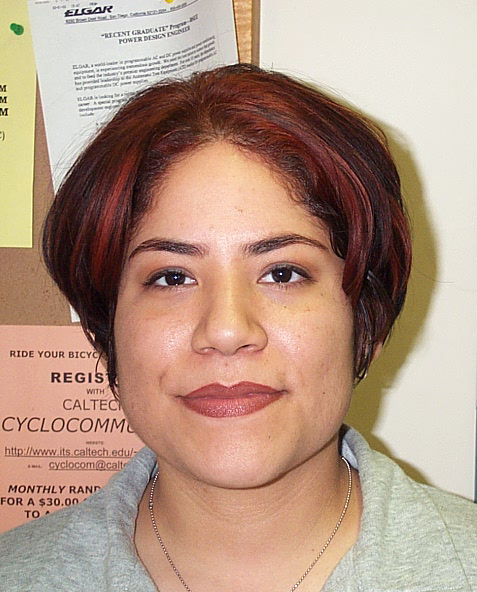
%> input picture Images/DB0/db0_1.jpg, 477 x 592 px
$ octave --eval "result = illumination_based_method(imread('../Images/DB0/db0_1.jpg'));"   (GNU Octave 9; MATLAB toolbox functions it lacks are replaced by stand-ins)
%> lines starting %> are read from the running program, lines starting %| are printed output that depends on the picture; in (x1, y1, x2, y2) boxes, pixels count from 0 and x2, y2 are one past the last pixel; in counts of white or black regions, pixels touching at a corner belong together; the program's own positions count from 1
function [eye_map] = illumination_based_method(input_img)
    image = rgb2ycbcr(input_img);
%> image: size 592x477x3 uint8; mean of channels 1, 2, 3 151.7, 115.8, 142.1

    Y_channel = image(:, :, 1);
    Cb_channel = image(:, :, 2);
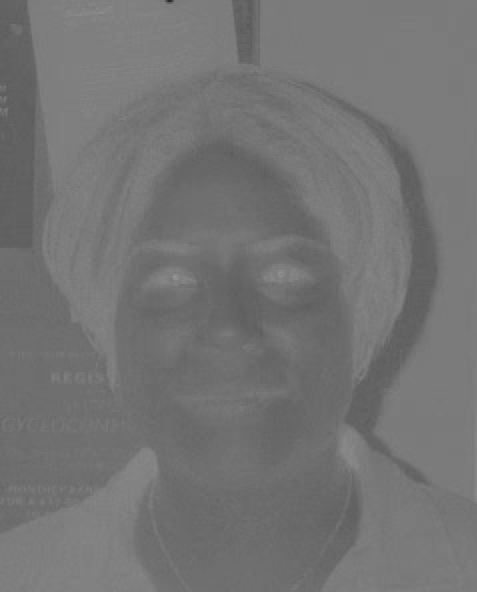
%> Cb_channel: size 592x477 uint8; min 42, max 154, mean 115.8
    Cr_channel = image(:, :, 3);
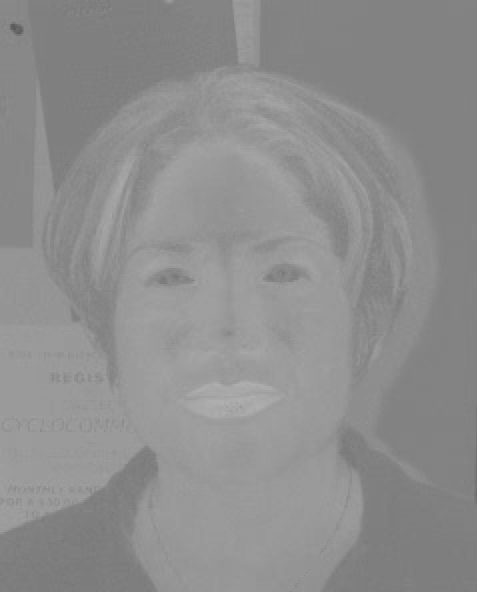
%> Cr_channel: size 592x477 uint8; min 90, max 176, mean 142.1

    % Assuming you have the Cb and Cr channels as Cb_channel and Cr_channel
    % Normalize the channels to the range [0, 1]
    Cb_normalized = double(Cb_channel) / 255;
    Cr_normalized = double(Cr_channel) / 255;

    % Replace zero values in the Cr_normalized to avoid division by zero
    Cr_normalized(Cr_normalized == 0) = eps; % 'eps' is the smallest positive value in MATLAB

    % Calculate the EyeMapC with normalized channels
    EyeMapC = (1/3) * (Cb_normalized.^2 + Cr_normalized.^2 + (Cb_normalized ./ Cr_normalized));

    % Since we are working with normalized values, there is no need to clip the values at this stage

    % Normalize for display purposes
    EyeMapC = mat2gray(EyeMapC); % Normalize the result to the range [0, 1] for display

    % Define the structuring element 'g'.
    % You will need to choose an appropriate size based on the expected size of the eyes.
    g = strel('disk', 6);  % '5' is just an example size.

    % Perform morphological dilation on the Y channel
    Y_dilated = imdilate(Y_channel, g);
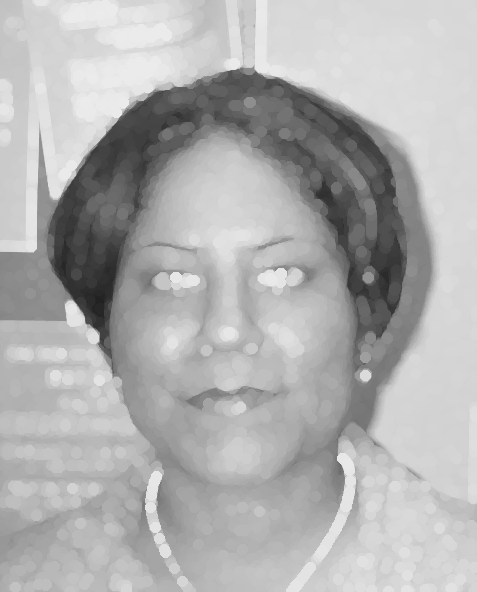
%> Y_dilated: size 592x477 uint8; min 33, max 235, mean 176

    % Perform morphological erosion on the Y channel
    Y_eroded = imerode(Y_channel, g);
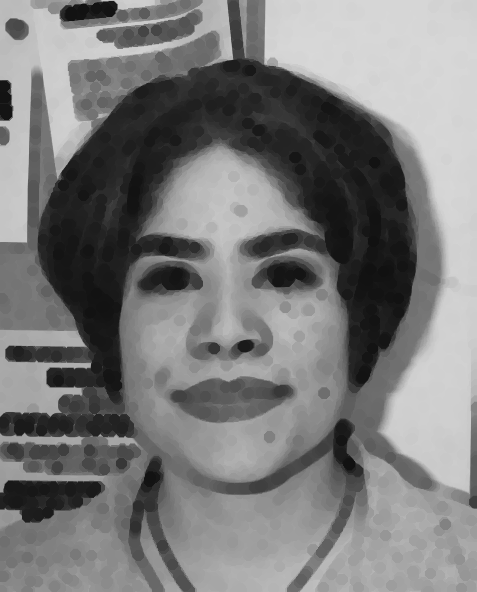
%> Y_eroded: size 592x477 uint8; min 17, max 216, mean 122.3

    % Calculate the EyeMapL according to the provided equation
    EyeMapL = Y_dilated ./ (Y_eroded + 1);

    % Normalize for display purposes
    EyeMapL = mat2gray(EyeMapL);  % Normalize the result to the range [0, 1] for display
%> EyeMapL: size 592x477 double

    % Step 1: Dilate EyeMapC (if necessary, otherwise skip to Step 2)
    % Assuming dilation is needed for EyeMapC as well
    EyeMapC_dilated = imdilate(EyeMapC, g);
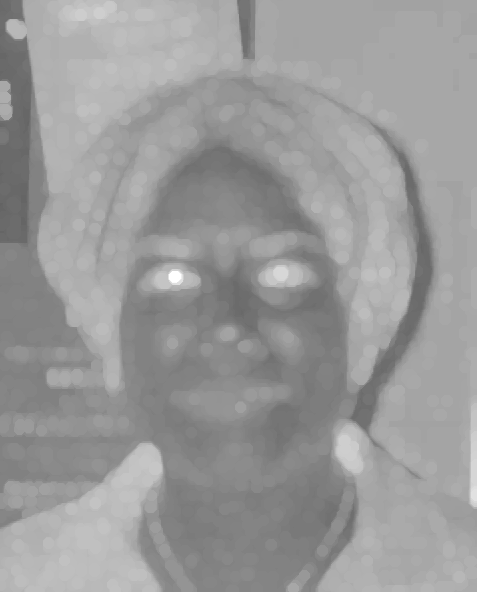
%> EyeMapC_dilated: size 592x477 double; min 0.392, max 1, mean 0.605

    % Step 2: Masking - threshold EyeMapC to create a mask
    % Otsu's method is used here to find a threshold for the binary mask
    EyeMapC_threshold = graythresh(EyeMapC_dilated);
%> EyeMapC_threshold = 0.592
    EyeMapC_binaryMask = imbinarize(EyeMapC_dilated, EyeMapC_threshold);
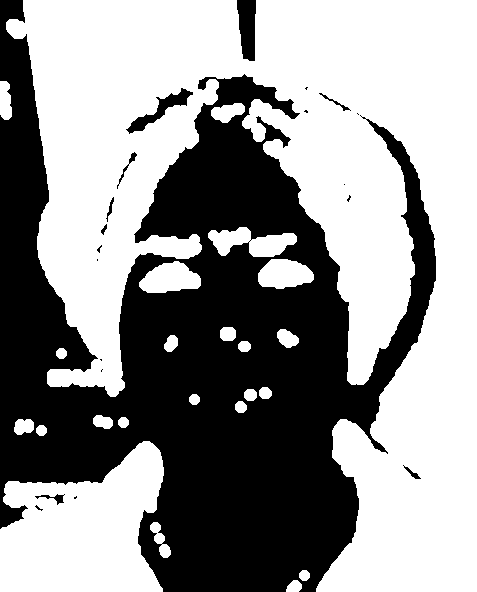
%> EyeMapC_binaryMask: size 592x477 logical; 57.6% white; 20 black regions (11 under 20 px), largest, box (x1, y1, x2, y2) and area: (0, 0, 436, 592) 117499, (237, 0, 256, 61) 923, (126, 88, 193, 134) 747

    % Step 3: Combine EyeMapL and EyeMapC by element-wise multiplication
    EyeMap_combined = EyeMapL .* EyeMapC_binaryMask;
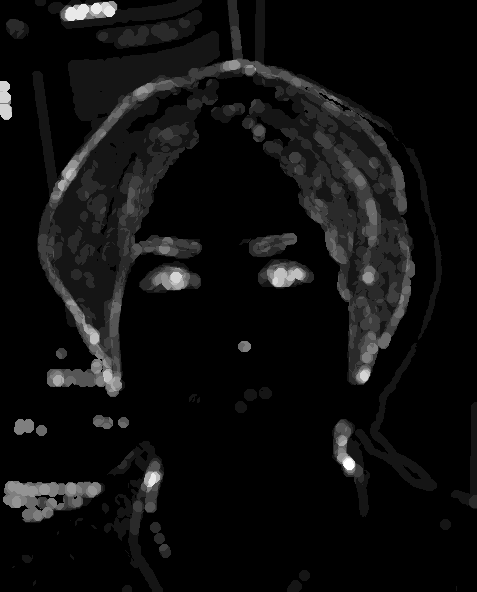
%> EyeMap_combined: size 592x477 double; min 0, max 1, mean 0.0588

    % Normalize for display purposes
    eye_map = mat2gray(EyeMap_combined);
end

$ run again, on Images/DB0/db0_2.jpg
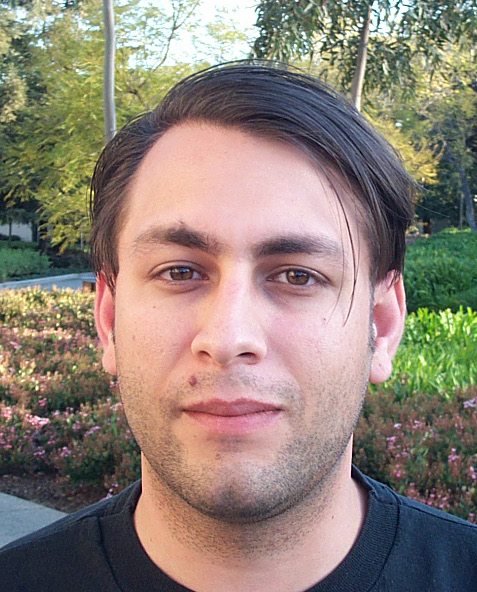
%> input picture Images/DB0/db0_2.jpg, 477 x 592 px
%> image: size 592x477x3 uint8; mean of channels 1, 2, 3 129.5, 121.6, 134.4
%> EyeMapC_threshold = 0.62
%> in illumination_based_method, `EyeMapC_binaryMask = imbinarize(EyeMapC_dilated, EyeMapC_threshold);`:
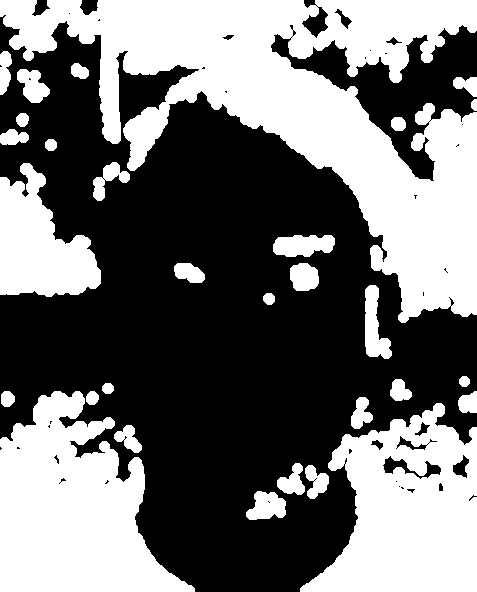
%> EyeMapC_binaryMask: size 592x477 logical; 44.2% white; 30 white regions, largest, box (x1, y1, x2, y2) and area: (0, 0, 477, 323) 59905, (0, 391, 195, 592) 24493, (300, 403, 477, 592) 21631
%> in illumination_based_method, `EyeMap_combined = EyeMapL .* EyeMapC_binaryMask;`:
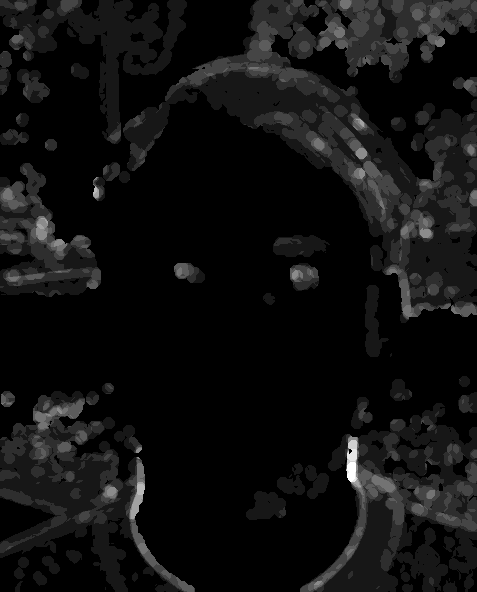
%> EyeMap_combined: size 592x477 double; min 0, max 1, mean 0.0642

$ run again, on Images/DB0/db0_3.jpg
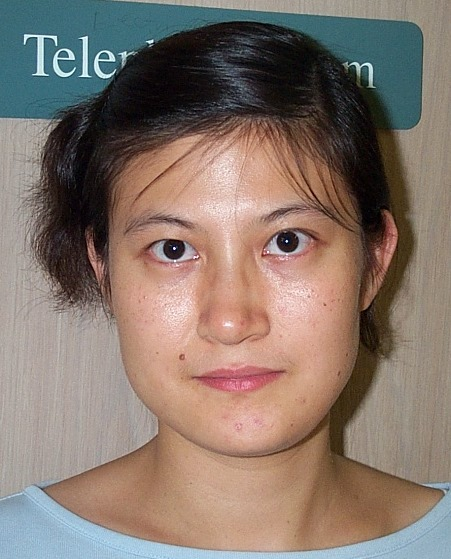
%> input picture Images/DB0/db0_3.jpg, 451 x 559 px
%> image: size 559x451x3 uint8; mean of channels 1, 2, 3 120.9, 121.3, 135.7
%> in illumination_based_method, `EyeMapC_dilated = imdilate(EyeMapC, g);`:
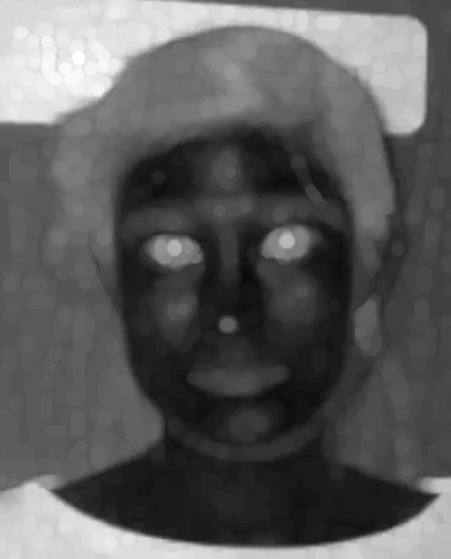
%> EyeMapC_dilated: size 559x451 double; min 0.0423, max 1, mean 0.364
%> EyeMapC_threshold = 0.533
%> EyeMapC_binaryMask: size 559x451 logical; 18.6% white; 6 white regions, box (x1, y1, x2, y2) and area: (0, 0, 427, 134) 29555, (0, 476, 451, 559) 14740, (209, 53, 251, 111) 1249, (155, 240, 192, 263) 571, (229, 35, 255, 59) 442, (274, 231, 295, 257) 344
%> in illumination_based_method, `EyeMap_combined = EyeMapL .* EyeMapC_binaryMask;`:
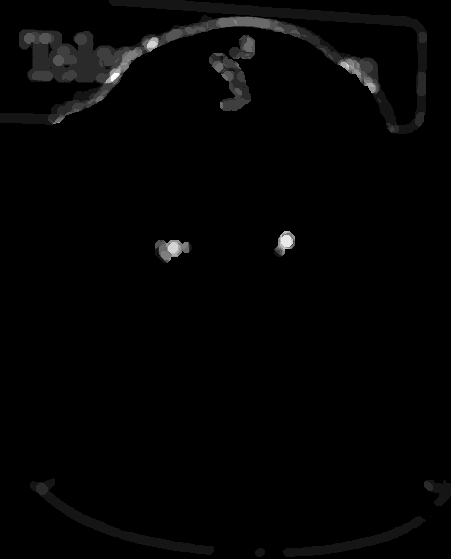
%> EyeMap_combined: size 559x451 double; min 0, max 1, mean 0.0158

$ run again, on Images/DB0/db0_4.jpg
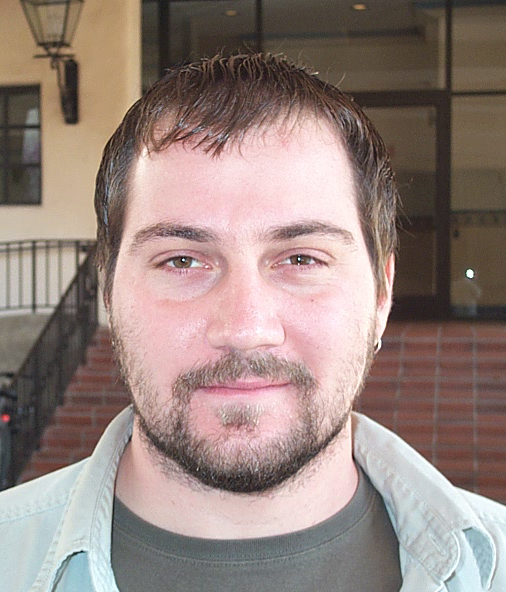
%> input picture Images/DB0/db0_4.jpg, 506 x 592 px
%> image: size 592x506x3 uint8; mean of channels 1, 2, 3 133.4, 122.8, 136.3
%> EyeMapC_threshold = 0.455
%> EyeMapC_binaryMask: size 592x506 logical; 27.3% white; 50 white regions, largest, box (x1, y1, x2, y2) and area: (0, 328, 506, 592) 59607, (177, 441, 321, 495) 3072, (17, 107, 45, 207) 1924
%> in illumination_based_method, `EyeMap_combined = EyeMapL .* EyeMapC_binaryMask;`:
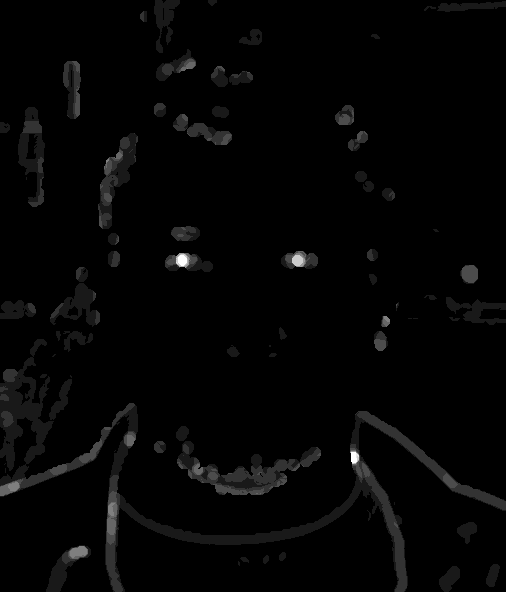
%> EyeMap_combined: size 592x506 double; min 0, max 1, mean 0.0181
